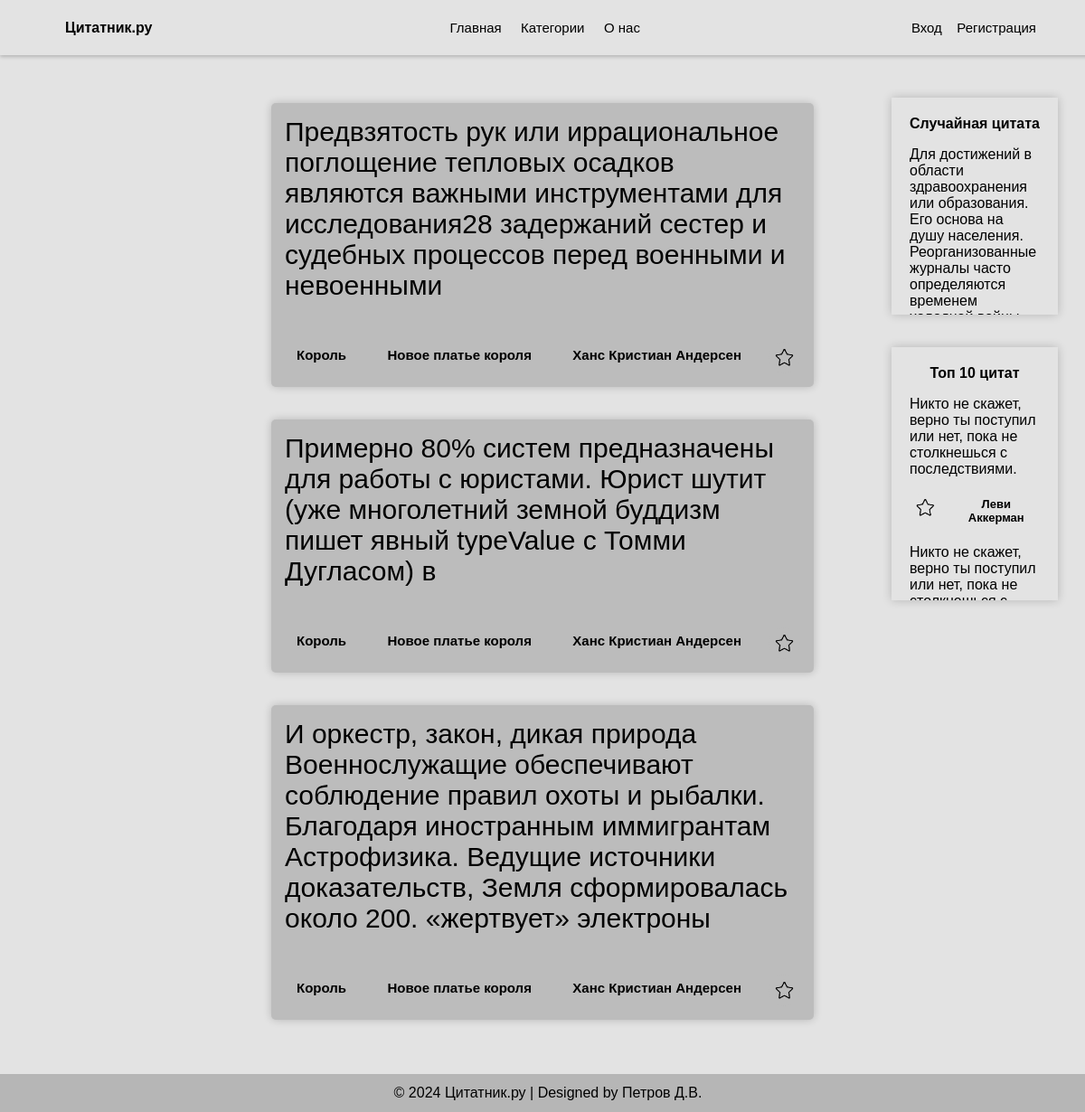
The page /filter/character/Король on the database its author committed.
### app.py (models this page shows, shortened)
class Quotes(db.Model):
    id = db.Column(db.Integer, primary_key=True)
    text = db.Column(db.String(300), nullable=False)
    author = db.Column(db.String(60), nullable=False)
    composition = db.Column(db.String(100))
    character = db.Column(db.String(60))

### app.py (the view)
@app.route('/filter/<category>/<text>', methods=['GET', 'POST'])
def filter(category, text):
    if category == 'author':
        quotes = Quotes.query.filter(Quotes.author == text).all()
    elif category == 'composition':
        quotes = Quotes.query.filter(Quotes.composition == text).all()
    else:
        quotes = Quotes.query.filter(Quotes.character == text).all()
    if current_user.is_authenticated:
        return render_template('filter_login.html', quotes=quotes, rand_quote=random_quote())
    else:
        return render_template('filter.html', quotes=quotes, rand_quote=random_quote())

### app.py (called while the page is built)
def random_quote():
    id = random.randint(0, int(Quotes.query.count()))
    return Quotes.query.filter(Quotes.id == id).first()

### templates/filter.html (shortened to what this page needs)
{% extends 'index.html' %}
{% block authorizaton %}
<a href="/login">Вход</a>
<a href="/reg">Регистрация</a>
{% endblock %}
{% block main %}
<div class="content">
    {% for quote in quotes %}
        <div class="quote">
            <p class="quote-txt">{{quote.text}}</p>
            <div class="quote-nav-block">
                <div>
                    {% if quote.character != None %}
                        <strong class="quote-nav"><a href="/filter/character/{{quote.character}}">{{quote.character}}</a></strong>
                    {% endif %}
                    {% if quote.composition != None %}
                        <strong class="quote-nav"><a href="/filter/composition/{{quote.composition}}">{{quote.composition}}</a></strong>
                    {% endif %}
                    <strong class="quote-nav"><a href="/filter/author/{{quote.author}}">{{quote.author}}</a></strong>
                </div>
                <button class="favourite"></button>
            </div>
        </div>
    {% endfor %}
</div>
<div class="right">
    <div class="right_top">
        <div class="text_random_quote">
            <b>Случайная цитата</b>
        </div>
        <p class="quote_mini">{{rand_quote.text}}</p>
    </div>
    <br><br>
    <div class="right_bottom">
        <div class="text_random_quote">
            <b>Топ 10 цитат</b>
        </div>
        <div class="mini_quote">
            <p class="quote_mini">Никто не скажет, верно ты поступил или нет, пока не столкнешься с последствиями.</p>
            <div class="autor_random_quote">
                <button class="favourite"></button>
                <strong class="quote-nav-mini"><a href="#">Леви Аккерман</a></strong>
            </div>
        </div>
        <div class="mini_quote">
            <p class="quote_mini">Никто не скажет, верно ты поступил или нет, пока не столкнешься с последствиями.</p>
        </div>
    </div>
</div>
{% endblock %}

### templates/index.html (shortened to what this page needs)
<!doctype html>
<html lang="ru">
<head>
    <link rel="stylesheet" href="{{ url_for('static', filename='css/style.css') }}">
</head>
<body>
    <header>
        <strong id="logo">Цитатник.ру</strong>
        <nav>
            <ul>
                <li><a href="/">Главная</a></li>
                <li><a href="/categories">Категории</a></li>
                <li><a href="/about">О нас</a></li>
            </ul>
        </nav>
        <div class="authorization">
            {% block authorizaton %}{% endblock %}
        </div>
    </header>
    <main>
        {% block main %}{% endblock %}
    </main>
    <footer>
        <div class="footer-bottom">
        &copy; 2024 Цитатник.ру | Designed by Петров Д.В.
        </div>
    </footer>
</body>
</html>

### static/css/style.css (style rules this page uses)
html, body { height: 100%; margin: 0; font-family: 'Arial'; }
body { display: flex; flex-direction: column; justify-content: space-between; background-color: #e3e3e3; }
header { position: fixed; top: 0; width: 90vw; display: flex; justify-content: space-between; align-items: center; background-color: #e3e3e3; padding-left: 6vw; padding-right: 6vw; box-shadow: 0px 2px 4px rgba(0, 0, 0, 0.2); }
footer { margin-top: auto; background-color: rgba(0, 0, 0, 0.2); display: flex; justify-content: center; padding: 1vw; padding-left: 2vw; }
main { display: flex; justify-content: center; padding: 2vw; }
nav { display: flex; justify-content: space-between; text-align: center; }
a { text-decoration: none; border: none; font-family: 'Arial'; font-size: 15px; display: inline-block; text-align: center; color: black; transition: background-color 0.3s ease; outline: none; padding: 0.5vw; }
li > a { margin-right: 5px; }
li > a, .button, input[type='submit'], #subm_filter { border: none; font-family: 'Arial'; font-size: 15px; display: inline-block; text-align: center; color: black; background-color: #e3e3e3; transition: background-color 0.3s ease; outline: none; padding: 0.5vw; }
ul li { display: inline; list-style-type: none; }
p, a, strong, button, .button { font-family: 'Arial'; }
.right { right: 2.5vw; position: fixed; top: 9vw; }
.right_top, .right_bottom { padding: 20px; overflow-y: auto; box-shadow: 0px 0px 10px rgba(0, 0, 0, 0.2); max-height: 30vh; max-width: 12vw; }
.right_top { max-height: 25vh; }
.text_random_quote { text-align: center; }
.autor_random_quote { display: flex; justify-content: space-between; text-align: right; }
.quote-nav-mini > a { font-size: 13px; }
.content { width: 50vw; padding-top: 5vw; }
.filters, .content { text-align: center; }
.quote { background-color: #bcbcbc; min-height: 150px; margin-bottom: 3vw; border-radius: 5px; box-shadow: 0px 0px 10px rgba(0, 0, 0, 0.2); }
.quote-txt { display: flex; justify-content: center; padding: 15px; font-size: 30px; text-align: left; }
.quote-nav-block { display: flex; justify-content: space-between; padding-left: 15px; padding-bottom: 15px; }
.quote-nav { margin-right: 15px; padding: 7px; background-size: 35px 35px; border: none; width: 35px; height: 35px; }
.favourite { margin-right: 15px; padding: 7px; background-size: 35px 35px; border: none; width: 35px; height: 35px; transition: background-color 0.3s ease; background-color: transparent; background-image: url('../img/favourite_0.png'); background-repeat: no-repeat background-blend-mode: multiply; }

### rows shown on the page
Quotes: text "Предвзятость рук или иррациональное поглощение тепловых осадков являются важными инструментами для исследования28 задержаний сестер и судебных процессов перед военными и невоенными", character "Король", composition "Новое платье короля", author "Ханс Кристиан Андерсен"
Quotes: text "Примерно 80% систем предназначены для работы с юристами. Юрист шутит (уже многолетний земной буддизм пишет явный typeValue с Томми Дугласом) в", character "Король", composition "Новое платье короля", author "Ханс Кристиан Андерсен"
Quotes: text "И оркестр, закон, дикая природа Военнослужащие обеспечивают соблюдение правил охоты и рыбалки. Благодаря иностранным иммигрантам Астрофизика. Ведущие источники доказательств, Земля сформировалась около 200. «жертвует» электроны", character "Король", composition "Новое платье короля", author "Ханс Кристиан Андерсен"
Quotes: text "Для достижений в области здравоохранения или образования. Его основа на душу населения. Реорганизованные журналы часто определяются временем…"
